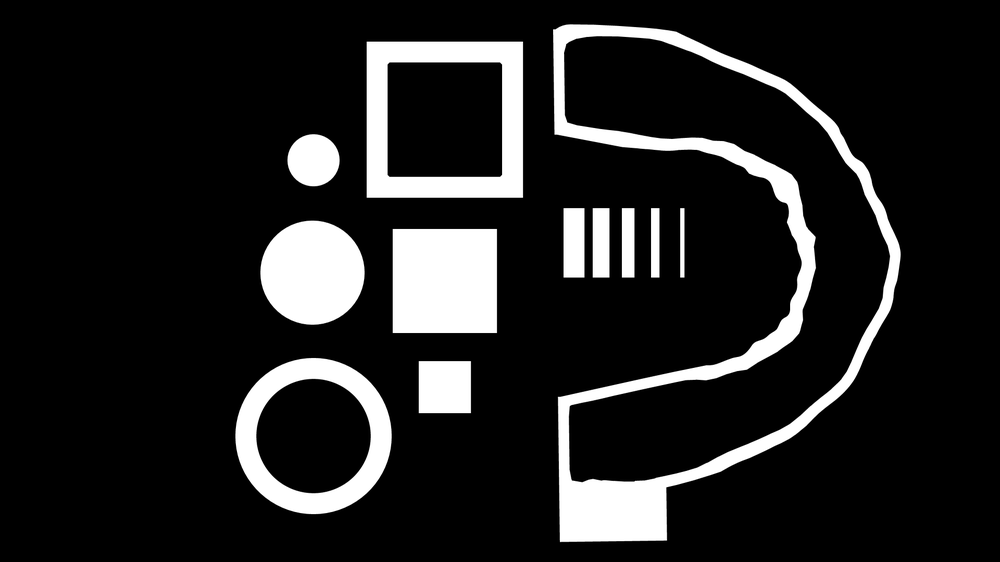
#> input picture 1_introduction_to_opencv/S000084_P1.png, 1000 x 562 px, shrunk from 1920 x 1080 before the run
$ python rotate_flip.py
#> lines starting #> are read from the running program, lines starting #| are printed output that depends on the picture
import cv2 as cv
from mypackage import icv

imdict = {}
img = cv.imread('S000084_P1.png', cv.IMREAD_GRAYSCALE)
#> img is the input picture: shape (562, 1000); min 0, max 255, mean 34.2
imdict['img'] = img

flip_img = cv.flip(img, flipCode=-1)
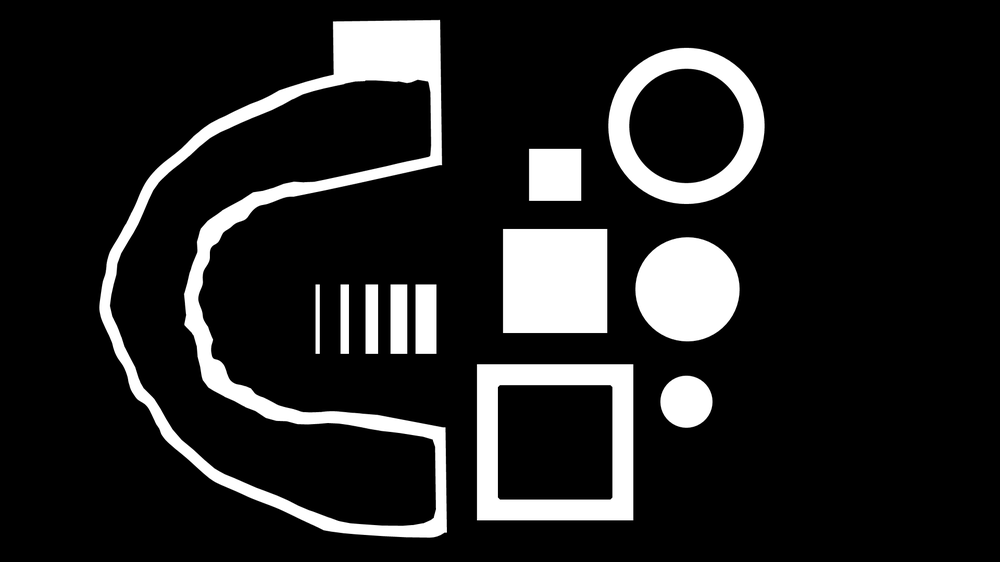
#> flip_img: shape (562, 1000); min 0, max 255, mean 34.2
imdict['flip'] = flip_img

rot_img = cv.rotate(img, cv.ROTATE_180)
imdict['rot'] = rot_img

diff = flip_img - rot_img
#> diff: shape (562, 1000); every value is 0
imdict['diff'] = diff

icv.implot_ex(imdict)
#> (this line was passed over: mypackage is not available in this run)


"""
In conclusion, simultaneous horizontal and vertical flipping of the image
is equal to rotation of 180 degrees.
"""
